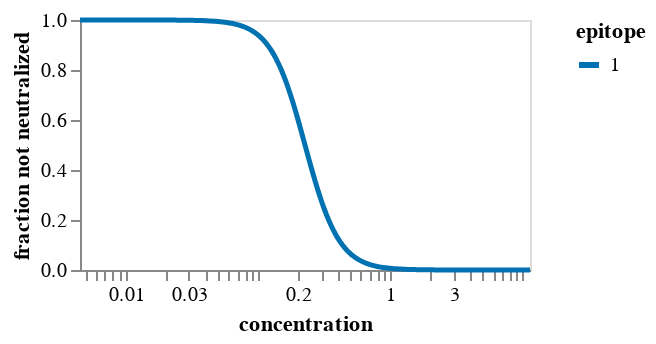

The code cell stored with this chart in its notebook:
### Markdown cell above
## Fit `polyclonal` model
Fit the model.
If there is more than one epitope, we fit models with fewer epitopes too:

### Code cell
# first build up arguments used to specify fitting
n_epitopes = params["polyclonal_params"]["n_epitopes"]
spatial_distances = params["polyclonal_params"]["spatial_distances"]
fit_kwargs = params["polyclonal_params"]["fit_kwargs"]
escape_plot_kwargs = params["escape_plot_kwargs"]
plot_hide_stats = params["plot_hide_stats"]

site_numbering_map = pd.read_csv(site_numbering_map_csv).sort_values("sequential_site")

escape_plot_kwargs["df_to_merge"] = [
    site_numbering_map.rename(columns={"reference_site": "site"})[
        ["site", "sequential_site", "region"]
    ]
]

if "addtl_slider_stats" not in escape_plot_kwargs:
    escape_plot_kwargs["addtl_slider_stats"] = {}
if "addtl_slider_stats_hide_not_filter" not in escape_plot_kwargs:
    escape_plot_kwargs["addtl_slider_stats_hide_not_filter"] = []

for stat, stat_d in plot_hide_stats.items():
    escape_plot_kwargs["addtl_slider_stats"][stat] = stat_d["init"]
    escape_plot_kwargs["addtl_slider_stats_hide_not_filter"].append(stat)
    escape_plot_kwargs["df_to_merge"].append(
        pd.read_csv(stat_d["csv"]).rename(columns={stat_d["csv_col"]: stat})[
            ["site", "mutant", stat]
        ]
    )

if spatial_distances is not None:
    print(f"Reading spatial distances from {spatial_distances}")
    spatial_distances = pd.read_csv(spatial_distances)
    print(f"Read spatial distances for {len(spatial_distances)} residue pairs")

# now fit the models
for n in range(1, n_epitopes + 1):
    print(f"\n\nFitting a model for {n} epitopes")

    model = polyclonal.Polyclonal(
        n_epitopes=n,
        data_to_fit=(
            prob_escape.query("retain").query("use_in_fit")[
                ["aa_substitutions", "concentration", "prob_escape"]
            ]
        ),
        alphabet=polyclonal.AAS_WITHSTOP_WITHGAP,
        spatial_distances=spatial_distances,
        sites=site_numbering_map["reference_site"],
    )

    opt_res = model.fit(**fit_kwargs)

    print("Here is the neutralization curve:")
    display(model.curves_plot())
    print("Here is the mutation-escape plot:")
    display(model.mut_escape_plot(**escape_plot_kwargs))

print(f"\n\nWriting the {n} epitope model to {pickle_file}")
with open(pickle_file, "wb") as f:
    pickle.dump(model, f)

### Figure 1 — Vega-Lite specification as saved in the notebook (floating-point values rounded to 4 significant figures; data arrays with more than 128 entries replaced by an {"elided": "..."} marker saying what was removed)
{"config": {"view": {"continuousWidth": 300, "continuousHeight": 300}, "axis": {"grid": false, "labelOverlap": true}, "legend": {"symbolStrokeWidth": 3}}, "data": {"name": "data-664e2b13d3b532c1c27cf0b00dceac3d"}, "mark": {"type": "line"}, "encoding": {"color": {"field": "epitope", "scale": {"domain": ["1"], "range": ["#0072B2"]}, "sort": ["1"], "type": "nominal"}, "detail": {}, "opacity": {"field": "is_weighted_replicate", "legend": null, "scale": {"domain": [0, 1], "nice": false, "range": [0.5, 1]}, "type": "quantitative"}, "strokeWidth": {"field": "is_weighted_replicate", "legend": null, "scale": {"domain": [0, 1], "nice": false, "range": [1, 2.5]}, "type": "quantitative"}, "tooltip": [{"field": "epitope", "type": "nominal"}, {"field": "activity", "format": ".3g", "type": "quantitative"}, {"field": "hill_coefficient", "format": ".3g", "type": "quantitative"}, {"field": "non_neutralized_frac", "format": ".3g", "type": "quantitative"}, {"field": "c", "format": ".3g", "title": "concentration", "type": "quantitative"}, {"field": "u", "format": ".3g", "title": "fraction not neutralized", "type": "quantitative"}], "x": {"field": "c", "scale": {"nice": false, "type": "log"}, "title": "concentration", "type": "quantitative"}, "y": {"field": "u", "title": "fraction not neutralized", "type": "quantitative"}}, "height": 125, "params": [{"name": "param_1", "select": {"type": "point", "fields": ["epitope"]}, "bind": "legend"}], "transform": [{"filter": {"param": "param_1"}}], "width": 225, "$schema": "https://vega.github.io/schema/vega-lite/v5.8.0.json", "datasets": {"data-664e2b13d3b532c1c27cf0b00dceac3d": {"elided": "200 records"}}}
